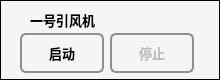
    <widget class="QFrame" name="frame_10">
     <property name="geometry">
      <rect>
       <x>800</x>
       <y>2140</y>
       <width>220</width>
       <height>80</height>
      </rect>
     </property>
     <property name="sizePolicy">
      <sizepolicy hsizetype="Fixed" vsizetype="Preferred">
       <horstretch>0</horstretch>
       <verstretch>0</verstretch>
      </sizepolicy>
     </property>
     <property name="minimumSize">
      <size>
       <width>220</width>
       <height>80</height>
      </size>
     </property>
     <property name="styleSheet">
      <string notr="true">background-color: rgb(245, 245, 245);</string>
     </property>
     <property name="frameShape">
      <enum>QFrame::Box</enum>
     </property>
     <property name="frameShadow">
      <enum>QFrame::Plain</enum>
     </property>
     <widget class="QLabel" name="label_33">
      <property name="geometry">
       <rect>
        <x>30</x>
        <y>10</y>
        <width>80</width>
        <height>20</height>
       </rect>
      </property>
      <property name="font">
       <font>
        <pointsize>10</pointsize>
        <weight>75</weight>
        <bold>true</bold>
       </font>
      </property>
      <property name="text">
       <string>一号引风机</string>
      </property>
     </widget>
     <widget class="QLabel" name="fan_one_state_label">
      <property name="geometry">
       <rect>
        <x>130</x>
        <y>10</y>
        <width>45</width>
        <height>20</height>
       </rect>
      </property>
      <property name="text">
       <string/>
      </property>
      <property name="alignment">
       <set>Qt::AlignCenter</set>
      </property>
     </widget>
     <widget class="QPushButton" name="startFanOneButton">
      <property name="geometry">
       <rect>
        <x>20</x>
        <y>33</y>
        <width>84</width>
        <height>40</height>
       </rect>
      </property>
      <property name="font">
       <font>
        <pointsize>10</pointsize>
        <weight>75</weight>
        <bold>true</bold>
       </font>
      </property>
      <property name="styleSheet">
       <string notr="true">QPushButton {
    border: 2px solid #8f8f91;
    border-radius: 6px;
    background-color: qlineargradient(x1: 0, y1: 0, x2: 0, y2: 1,
                                      stop: 0 #f6f7fa, stop: 1 #dadbde);
    min-width: 80px;
}

QPushButton:pressed {
    background-color: qlineargradient(x1: 0, y1: 0, x2: 0, y2: 1,
                                      stop: 0 #dadbde, stop: 1 #f6f7fa);
}

QPushButton:flat {
    border: none; /* no border for a flat push button */
}

QPushButton:default {
    border-color: navy; /* make the default button prominent */
}</string>
      </property>
      <property name="text">
       <string>启动</string>
      </property>
      <property name="flat">
       <bool>false</bool>
      </property>
     </widget>
     <widget class="QPushButton" name="stopFanOneButton">
      <property name="enabled">
       <bool>false</bool>
      </property>
      <property name="geometry">
       <rect>
        <x>110</x>
        <y>33</y>
        <width>84</width>
        <height>40</height>
       </rect>
      </property>
      <property name="font">
       <font>
        <pointsize>10</pointsize>
        <weight>75</weight>
        <bold>true</bold>
       </font>
      </property>
      <property name="styleSheet">
       <string notr="true">QPushButton {
    border: 2px solid #8f8f91;
    border-radius: 6px;
    background-color: qlineargradient(x1: 0, y1: 0, x2: 0, y2: 1,
                                      stop: 0 #f6f7fa, stop: 1 #dadbde);
    min-width: 80px;
}

QPushButton:pressed {
    background-color: qlineargradient(x1: 0, y1: 0, x2: 0, y2: 1,
                                      stop: 0 #dadbde, stop: 1 #f6f7fa);
}

QPushButton:flat {
    border: none; /* no border for a flat push button */
}

QPushButton:default {
    border-color: navy; /* make the default button prominent */
}</string>
      </property>
      <property name="text">
       <string>停止</string>
      </property>
      <property name="flat">
       <bool>false</bool>
      </property>
     </widget>
    </widget>
